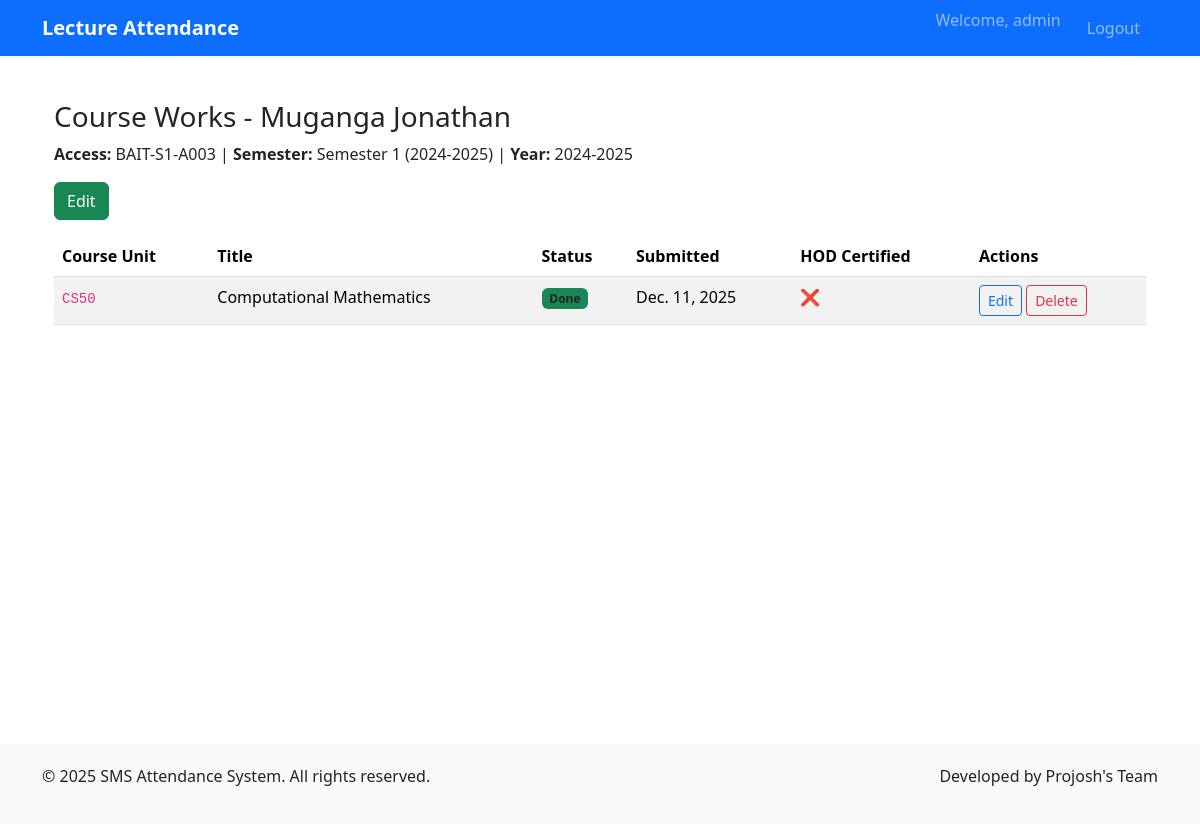
The app's page /passbook/access/BAIT-S1-A003/course-works/detail/ (signed in) with its own data.
### accounts/models.py (models this page shows, shortened)
class User(AbstractUser):
    USER_TYPE_CHOICES = (
        ('sysadmin', 'System Administrator'),
        ('student', 'Student'),
        ('dean_of_students', 'Dean of Students'),
        ('finance_director', 'Finance Director'),
        ('academic_registrar', 'Academic Registrar'),
        ('head_of_department', 'Head of Department'),
        ('faculty_dean', 'Faculty Dean'),
        ('medical_officer', 'Medical Officer'),
        ('nche_officer', 'NCHE Officer'),
        ('lecturer', 'Lecturer'),  # Keep if needed
    )
    user_type = models.CharField(max_length=20, choices=USER_TYPE_CHOICES)
    phone_number = models.CharField(max_length=15, unique=True, blank=True, null=True)
    @property
    def is_student(self):
        return self.user_type == 'student'
    groups = models.ManyToManyField(
        'auth.Group',
        related_name="accounts_user_groups",
        blank=True,
    )
    user_permissions = models.ManyToManyField(
        'auth.Permission',
        related_name="accounts_user_permissions",
        blank=True,
    )

### pass_book/models.py (models this page shows, shortened)
class AccessNumber(models.Model):
    access_number = models.CharField(max_length=20, unique=True, primary_key=True)
    student = models.ForeignKey(
        Student,
        on_delete=models.CASCADE,
        related_name='access_numbers'
    )
    academic_year = models.ForeignKey('AcademicYear', on_delete=models.CASCADE)
    semester = models.ForeignKey('Semester', on_delete=models.CASCADE)
    year_of_study = models.IntegerField(validators=[MinValueValidator(1), MaxValueValidator(5)])
    generated_date = models.DateTimeField(auto_now_add=True)
    is_active = models.BooleanField(default=True)
    class Meta:
        unique_together = ['student', 'academic_year', 'semester']
        ordering = ['-generated_date']

class Student(models.Model):
    SESSION_CHOICES = [
        ('D', 'Day'),
        ('E', 'Evening'),
        ('W', 'Weekend'),
    ]
    id = models.UUIDField(primary_key=True, default=uuid.uuid4, editable=False)
    student_photo = models.ImageField(
        upload_to='student_photos/',
        blank=True,
        null=True,
        help_text="Upload a clear face photo of the student"
    )
    parent_guardian_photo = models.ImageField(
        upload_to='parent_photos/',
        blank=True,
        null=True,
        help_text="Upload a clear face photo of the parent or guardian"
    )
    name = models.CharField(max_length=200)
    program = models.ForeignKey(
        'Program',
        on_delete=models.PROTECT,
        related_name='students'
    )
    nationality = models.CharField(max_length=100)
    student_contact = models.CharField(max_length=20)
    parent_guardian_name = models.CharField(max_length=200, blank=True, null=True)
    parent_guardian_contact = models.CharField(max_length=20, blank=True, null=True)
    parent_guardian_signature = models.ImageField(upload_to='parent_signatures/', blank=True, null=True)
    signature = models.ImageField(upload_to='signatures/', blank=True, null=True)
    serial_number = models.CharField(max_length=50, blank=True, null=True)
    admission_year = models.PositiveIntegerField(help_text="Year of admission (e.g., 2024)")
    session = models.CharField(max_length=1, choices=SESSION_CHOICES, help_text="Study session")
    expected_graduation_year = models.IntegerField(blank=True, null=True)
    manual_received = models.BooleanField(default=False)
    manual_received_date = models.DateField(blank=True, null=True)
    registration_number = models.CharField(
        max_length=50,
        unique=True,
        help_text="Manual registration number (e.g., 909/24D/U/A001)"
    )
    program_code = models.CharField(max_length=10, blank=True, help_text="Copied from Program.code")
    student_number = models.CharField(max_length=10, blank=True, help_text="Sequential code like AA01")
    static_access_number = models.CharField(
        max_length=15,
        unique=True,
        blank=True,
        help_text="Format: COURSE-XXXX (e.g., BAGC-AA01)"
    )
    created_at = models.DateTimeField(auto_now_add=True)
    updated_at = models.DateTimeField(auto_now=True)
    user = models.OneToOneField(
        settings.AUTH_USER_MODEL,
        on_delete=models.CASCADE,
        related_name='student_profile',
        null=True,
        blank=True,
        help_text="Linked user account for this student"
    )
    class Meta:
        ordering = ['student_number']

class Semester(models.Model):
    SEMESTER_CHOICES = [
        (1, 'Semester One'),
        (2, 'Semester Two'),
        (3, 'Semester Three'),
        (4, 'Semester Four'),
        (5, 'Semester Five'),
        (6, 'Semester Six'),
        (7, 'Semester Seven'),
        (8, 'Semester Eight'),
    ]
    number = models.IntegerField(choices=SEMESTER_CHOICES, validators=[MinValueValidator(1), MaxValueValidator(8)])
    academic_year = models.ForeignKey(AcademicYear, on_delete=models.CASCADE)
    start_date = models.DateField()
    end_date = models.DateField()
    is_active = models.BooleanField(default=False)
    class Meta:
        unique_together = ['number', 'academic_year']  # Prevent duplicate semester numbers in same year
        ordering = ['academic_year', 'number']
    def __str__(self):
        return f"Semester {self.number} ({self.academic_year.year_label})"

class AcademicYear(models.Model):
    year_label = models.CharField(max_length=20, unique=True, help_text="e.g., 2023-2024")
    start_date = models.DateField()
    end_date = models.DateField()
    is_active = models.BooleanField(default=False)
    class Meta:
        ordering = ['-start_date']
    def __str__(self):
        return self.year_label

class StudentCourseWork(models.Model):
    STATUS_CHOICES = [
        ('DONE', 'Done'),
        ('MISSED', 'Missed'),
    ]
    access_number = models.ForeignKey(
        AccessNumber,
        on_delete=models.CASCADE,
        related_name='course_works'
    )
    course_work = models.ForeignKey(CourseWork, on_delete=models.CASCADE)
    status = models.CharField(max_length=10, choices=STATUS_CHOICES, blank=True, null=True)
    submission_date = models.DateField(blank=True, null=True)
    score = models.IntegerField(blank=True, null=True)
    hod_certified = models.BooleanField(default=False)
    hod_name = models.CharField(max_length=200, blank=True, null=True)
    hod_designation = models.CharField(max_length=200, blank=True, null=True)
    hod_department = models.CharField(max_length=100, blank=True, null=True)
    hod_certification_date = models.DateField(blank=True, null=True)
    hod_signature = models.ImageField(upload_to='hod_coursework_signatures/', blank=True, null=True)
    class Meta:
        unique_together = ['access_number', 'course_work']
        verbose_name = "Student Course Work"
        verbose_name_plural = "Student Course Works"

class CourseWork(models.Model):
    title = models.CharField(max_length=200)
    course_unit = models.ForeignKey(
        CourseUnit,
        on_delete=models.CASCADE,
        related_name='course_works'
    )
    description = models.TextField(blank=True, null=True)
    due_date = models.DateField(blank=True, null=True)
    max_score = models.IntegerField(default=100)
    class Meta:
        verbose_name = "Course Work"
        verbose_name_plural = "Course Works"
        ordering = ['title']

class CourseUnit(models.Model):
    code = models.CharField(max_length=20, unique=True)
    title = models.CharField(max_length=200)
    credit_units = models.IntegerField(validators=[MinValueValidator(1), MaxValueValidator(6)])
    description = models.TextField(blank=True, null=True)
    department = models.CharField(max_length=100)
    semester_offered = models.IntegerField(validators=[MinValueValidator(1), MaxValueValidator(8)])
    is_active = models.BooleanField(default=True)
    course = models.ForeignKey(
        Course,
        on_delete=models.CASCADE,
        related_name='course_units'
    )
    class Meta:
        verbose_name = "Course Unit"
        verbose_name_plural = "Course Units"
        ordering = ['code']

### pass_book/views.py (the view)
# urls.py: path('access/<str:access_number>/course-works/detail/', views.StudentCourseWorkDetailView.as_view(), name='course_work_detail'),
@method_decorator(login_required, name='dispatch')
class StudentCourseWorkDetailView(DetailView):
    model = AccessNumber
    template_name = 'student_registration/student_course_work_detail.html'
    context_object_name = 'access_num'
    slug_field = 'access_number'
    slug_url_kwarg = 'access_number'
    def get_queryset(self):
        return AccessNumber.objects.select_related('student', 'academic_year', 'semester')
    def get_context_data(self, **kwargs):
        ctx = super().get_context_data(**kwargs)
        ctx['course_works'] = self.object.course_works.prefetch_related('course_work__course_unit').all()
        return ctx

### templates/student_registration/student_course_work_detail.html (shortened to what this page needs)
{% extends 'base.html' %}
{% block content %}
<div class="container mt-4">
  <h3>Course Works - {{ access_num.student.name }}</h3>
  <p>
    <strong>Access:</strong> {{ access_num.access_number }} |
    <strong>Semester:</strong> {{ access_num.semester }} |
    <strong>Year:</strong> {{ access_num.academic_year }}
  </p>
  <a href="{% url 'pass_book:course_work_edit' access_number=access_num.access_number %}" class="btn btn-success mb-3">
     Edit
  </a>
  {% if course_works %}
    <table class="table table-striped">
      <thead>
        <tr>
          <th>Course Unit</th>
          <th>Title</th>
          <th>Status</th>
          <th>Submitted</th>
          <th>HOD Certified</th>
          <th>Actions</th>
        </tr>
      </thead>
      <tbody>
        {% for cw in course_works %}
          <tr>
            <td><code>{{ cw.course_work.course_unit.code }}</code></td>
            <td>{{ cw.course_work.title }}</td>
            <td>
              <span class="badge bg-{{ cw.status|yesno:'success,danger' }} text-dark">
                {{ cw.get_status_display }}
              </span>
            </td>
            <td>{{ cw.submission_date|default:"—" }}</td>
            <td>{% if cw.hod_certified %}✅{% else %}❌{% endif %}</td>
            <td>
              <a href="{% url 'pass_book:course_work_edit' access_number=access_num.access_number %}" class="btn btn-sm btn-outline-primary">Edit</a>
              <a href="{% url 'pass_book:course_work_delete' cw.pk %}" class="btn btn-sm btn-outline-danger">Delete</a>
            </td>
          </tr>
        {% endfor %}
      </tbody>
    </table>
  {% else %}
    <p class="text-muted">No course works recorded.</p>
  {% endif %}
</div>
{% endblock %}

### templates/includes/header.html (shortened to what this page needs)
<nav class="navbar navbar-expand-lg navbar-dark bg-primary">
  <div class="container">
    <a class="navbar-brand" >Lecture Attendance</a>
    <div class="collapse navbar-collapse" id="navbarNav">
      <ul class="navbar-nav">
        {% if user.is_authenticated %}
          <li class="nav-item">
            <span class="navbar-text me-2">Welcome, {{ user.username }}</span>
          </li>
          <li class="nav-item">
            <form action="{% url 'logout' %}" method="post" class="d-inline">
              <button type="submit" class="btn btn-link nav-link">Logout</button>
            </form>
          </li>
        {% endif %}
      </ul>
    </div>
  </div>
</nav>

### templates/base.html (style rules this page uses)
.navbar-brand { font-weight: bold; }
.nav-item { margin-right: 10px; }

### records on screen
User: username "admin"
AccessNumber: student.name "Muganga Jonathan", access_number "BAIT-S1-A003", semester "Semester 1 (2024-2025)", academic_year "2024-2025"
StudentCourseWork: course_work.course_unit.code "CS50", course_work "Computational Mathematics", status "Done", submission_date "Dec. 11, 2025"
